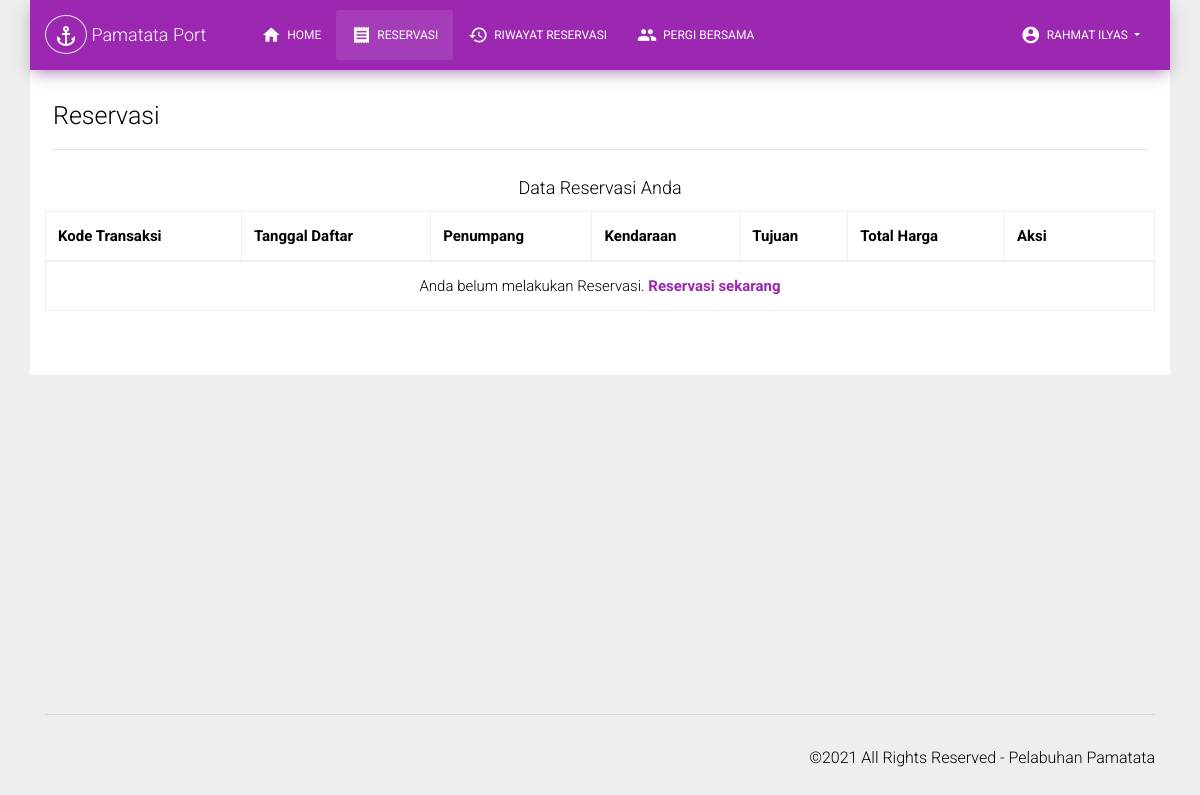
The page /users/data-reservasi.php (signed in) on the database as committed earlier.
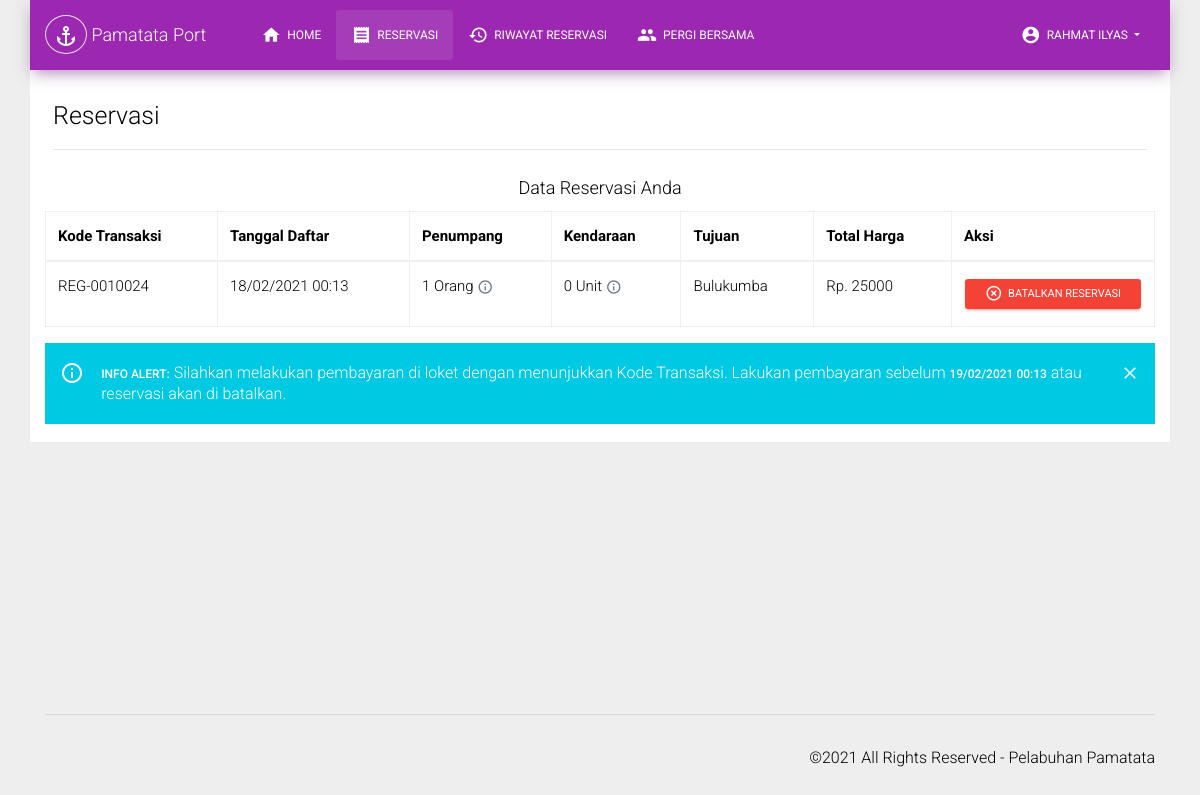
The same page on the database as committed later.
### tables this page shows
CREATE TABLE `tb_transaksi` (
  `id` int NOT NULL,
  `kd_transaksi` varchar(255) NOT NULL,
  `user_id` int NOT NULL,
  `total_harga_tiket` double NOT NULL,
  `biaya_kendaraan` double NOT NULL,
  `total_harga` double NOT NULL,
  `status` varchar(20) NOT NULL
);

CREATE TABLE `tb_penumpang` (
  `id` int NOT NULL,
  `user_id` int NOT NULL,
  `kapal_id` int NOT NULL,
  `tujuan` varchar(255) NOT NULL,
  `kd_pendaftaran` varchar(255) NOT NULL,
  `nomor_tiket` varchar(255) NOT NULL,
  `nama` varchar(255) NOT NULL,
  `umur` int NOT NULL,
  `alamat` varchar(255) NOT NULL,
  `jenis_kelamin` varchar(255) NOT NULL,
  `kategori` varchar(255) NOT NULL,
  `tanggal_daftar` datetime NOT NULL,
  `status` varchar(255) NOT NULL
);

### config.php (called while the page is built, shortened)
<?php
$conn = mysqli_connect("localhost","rahmat_ryu","","db_pelabuhan");
$reservasi = mysqli_query($conn, "SELECT * FROM tb_transaksi WHERE status='Belum Lunas'");
foreach ($reservasi as $dta) {
	$kd_daftar = $dta['kd_transaksi'];
	$penumpang = mysqli_query($conn, "SELECT * FROM tb_penumpang WHERE kd_pendaftaran='$kd_daftar'");
	$tgl = mysqli_fetch_assoc($penumpang);
	$tanggal_daftar = $tgl['tanggal_daftar'];
	$tanggal_sekrng = date('Y-m-d H:i:s');
	if (strtotime($tanggal_daftar) + 86400 < strtotime($tanggal_sekrng)) {
		mysqli_query($conn, "UPDATE tb_transaksi SET status='Batal' WHERE kd_transaksi='$kd_daftar'");
		mysqli_query($conn, "UPDATE tb_penumpang SET status='Batal' WHERE kd_pendaftaran='$kd_daftar'");
	}
}
?>

### users/data-reservasi.php (the view, shortened to what the changed rows need)
<?php
require('template/header.php');
$reservasi = mysqli_query($conn, "SELECT * FROM tb_transaksi WHERE user_id='$user_id' AND status!='Batal' ORDER BY id DESC");
$get_data = mysqli_fetch_assoc($reservasi);
$orang = 0;
$kendaraan = 0;
$tanggal = '';
$reserv = [];
if (isset($get_data)) {
  $kd_daftar = $get_data['kd_transaksi'];
  $get_penumpang = mysqli_query($conn, "SELECT * FROM tb_penumpang WHERE kd_pendaftaran='$kd_daftar'");
  $tgl = mysqli_fetch_assoc($get_penumpang);
  $tanggal_daftar = $tgl['tanggal_daftar'];
  $tanggal_sekrng = date('Y-m-d H:i:s');
  if (strtotime($tanggal_daftar) + 86400 > strtotime($tanggal_sekrng)) {
    $reserv = $get_data;
    $penumpang = mysqli_query($conn, "SELECT * FROM tb_penumpang WHERE kd_pendaftaran='$kd_daftar'");
    foreach ($penumpang as $pn) {
      $orang = $orang + 1;
      $tanggal = $pn['tanggal_daftar'];
      $tujuan = $pn['tujuan'];
    }
  } else {
    $reserv = [];
  }
}
?>
<div class="container bg-white pb-5">
  <div class="row">
    <div class="col-md-12 ml-auto mr-auto mt-0">
      <table id="datatable" class="table table-bordered" style="font-size: 15px;">
        <thead>
          <tr>
            <th>Kode Transaksi</th>
            <th>Tanggal Daftar</th>
            <th>Penumpang</th>
            <th>Kendaraan</th>
            <th>Tujuan</th>
            <th>Total Harga</th>
            <?php if ($reserv && $reserv['status'] == 'Lunas') { ?>
              <th width="150">Status</th>
            <?php } else { ?>
              <th width="150">Aksi</th>
            <?php } ?>
          </tr>
        </thead>
        <tbody>
          <?php if ($reserv) { ?>
            <tr>
              <td><?= $reserv['kd_transaksi'] ?></td>
              <td><?= date('d/m/Y H:i', strtotime($tanggal)) ?></td>
              <td>
                <?= $orang ?> Orang
                <a href="#" class="text-secondary" data-toggle="modal" data-toggle1="tooltip" data-original-title="Detail Penumpang" data-target="#detailPenumpang"><i class="material-icons" style="font-size: 16px;">info_outline</i></a>
              </td>
              <td>
                <?= $kendaraan ?> Unit
                <a href="#" class="text-secondary" data-toggle="modal" data-toggle1="tooltip" data-original-title="Detail Kendaraan" data-target="#detailKendaraan"><i class="material-icons" style="font-size: 16px;">info_outline</i></a>
              </td>
              <td><?= $tujuan ?></td>
              <td>Rp. <?= $reserv['total_harga'] ?></td>
              <?php if ($reserv['status'] == 'Lunas') { ?>
                <td class="text-center">
                  <span class="badge badge-pill badge-success" style="width: 60%;">Selesai</span>
                </td>
              <?php } else { ?>
                <td>
                  <a href="#" class="btn btn-danger btn-sm" id="batal-reservasi"><i class="material-icons">highlight_remove</i> &nbsp;Batalkan Reservasi</a>
                </td>
              <?php } ?>
            </tr>
          <?php } else { ?>
            <tr class="text-center">
              <td colspan="7">
                <span>Anda belum melakukan Reservasi. <b><a href="reservasi.php">Reservasi sekarang</a></b></span>
              </td>
            </tr>
          <?php } ?>
        </tbody>
      </table>
      <?php if ($reserv) { ?>
        <div class="alert alert-info" style="margin-bottom: -30px;">
          <div class="container p-0">
            <div class="alert-icon">
              <i class="material-icons">info_outline</i>
            </div>
            <button type="button" class="close" data-dismiss="alert" aria-label="Close">
              <span aria-hidden="true"><i class="material-icons">clear</i></span>
            </button>
            <?php if ($reserv['status'] == 'Lunas') { ?>
              <b>Info Alert:</b> Anda baru-baru ini telah menyelesaikan reservasi. Untuk sementara anda belum bisa melakukan reservasi dalam waktu 1x24 Jam.
            <?php } else { ?>
              <b>Info Alert:</b> Silahkan melakukan pembayaran di loket dengan menunjukkan Kode Transaksi. Lakukan pembayaran sebelum <b><?= date('d/m/Y H:i', strtotime($tanggal) + 86400) ?></b> atau reservasi akan di batalkan.
            <?php } ?>
          </div>
        </div>
      <?php } ?>
    </div>
  </div>
</div>
<?php
require('template/footer.php');
?>

Rows that differ between the two databases and show on the page:
added tb_transaksi: kd_transaksi "REG-0010024", total_harga "25000"
added tb_penumpang: tanggal_daftar "18/02/2021 00:13", tujuan "Bulukumba", tanggal_daftar "19/02/2021 00:13"
Other text that changed with them:
$orang: (not shown) → "1"
$kendaraan: (not shown) → "0"
text no longer shown: "Anda belum melakukan Reservasi. Reservasi sekarang"
text now shown: "Orang Unit Rp. BATALKAN RESERVASI INFO ALERT: Silahkan melakukan pembayaran di loket dengan menunjukkan Kode Transaksi. Lakukan pembayaran sebelum atau reservasi akan di batalkan."
